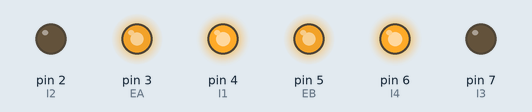
This sketch was run on a simulated Arduino Uno, built with avr-gcc and run on an emulated ATmega328P. On the bench: output pins drawn as LEDs (lit = HIGH). What the sketch prints to the serial monitor is not drawn.

Above: at 0.1 s.
Timing chart, 0 to 1.6 s (numbered marks = the images above):
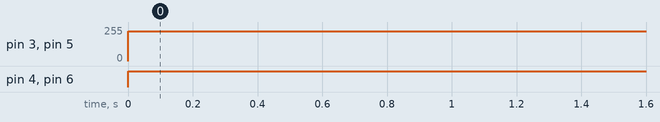

Measured:
- by itself, pin 3 (EA), pin 5 (EB): 0/255 → 225/255 at 0.00 s
- by itself, pin 4 (I1), pin 6 (I4): LOW → HIGH at 0.00 s

The sketch:

EncoderAndMotors_copy_20240202094507.ino
```cpp
// (licence header left out)
// Encoder Variables
const byte SIGNALEFT_A = 13;
const byte SIGNALEFT_B = 12;
const byte SIGNALRIGHT_A = 11;
const byte SIGNALRIGHT_B = 10;
// Counter to keep track of encoder ticks [integer]
volatile long encoder_ticksLEFT = 0;
// Counter to keep track of delta ticks [integer]
volatile long delta_ticksLEFT = 0;
// Counter to keep track of the last number of ticks [integer]
long encoder_ticks_lastLEFT = 0;
// Counter to keep track of encoder ticks [integer]
volatile long encoder_ticksRIGHT = 0;
// Counter to keep track of delta ticks [integer]
volatile long delta_ticksRIGHT = 0;
// Counter to keep track of the last number of ticks [integer]
long encoder_ticks_lastRIGHT = 0;
// This function is called when SIGNALEFT_A goes HIGH
//Encoder Variables


int EA = 3; // Wheel PWM pin (must be a PWM pin)
int I1 = 4; // Wheel direction digital pin 1
int I2 = 2; // Wheel direction digital pin 2
int EB = 5; // Wheel PWM pin (must be a PWM pin)
int I3 = 7; // Wheel direction digital pin 1
int I4 = 6; // Wheel direction digital pin
const int u = 255; //Wheel spd

int leftSpeed = 0;
int rightSpeed = 0;
int baseSpeedLeft = 225;
int baseSpeedRight = 225;
double accError;


//This function changes whenever the left encoder changes
void decodeEncoderTicksLeft()
{
    if (digitalRead(SIGNALEFT_B) == LOW) {
        // SIGNALEFT_B is LOW, decrement left encoder ticks
        encoder_ticksLEFT--;
    } else {
        // SIGNALEFT_B is HIGH, increment left encoder ticks
        encoder_ticksLEFT++;
    }
}

//This function changes whenever the right encoder changes
void decodeEncoderTicksRight()
{
    if (digitalRead(SIGNALRIGHT_B) == LOW) {
        // SIGNALRIGHT_B is LOW, decrement right encoder ticks
        encoder_ticksRIGHT--;
    } else {
        // SIGNALRIGHT_B is HIGH, increment right encoder ticks
        encoder_ticksRIGHT++;
    }
}

int LeftWheelSpeed() {

    int deltaLeft = encoder_ticksLEFT - encoder_ticks_lastLEFT;
    encoder_ticks_lastLEFT = encoder_ticksLEFT; // Update the last tick count for the next calculation

    return deltaLeft; // Returns positive for forward, negative for backward
}

int RightWheelSpeed() {


    int deltaRight = -1*(encoder_ticksRIGHT - encoder_ticks_lastRIGHT);
    encoder_ticks_lastRIGHT = encoder_ticksRIGHT; // Update the last tick count for the next calculation

    return deltaRight; // Returns positive for forward, negative for backward
}


void leftwheeldrive(int spd, int drc){
  if (drc < 0)
    {
      digitalWrite(I3, HIGH);
      digitalWrite(I4, LOW);
    }
  else
    {
      digitalWrite(I3, LOW);
      digitalWrite(I4, HIGH);
    }
  analogWrite(EB, spd);
}

void rightwheeldrive(int spd, int drc) // speed btw 0 -255
{
  if (drc > 0)
    {
      digitalWrite(I1, HIGH);
      digitalWrite(I2, LOW);
    }
  else
    {
      digitalWrite(I1, LOW);
      digitalWrite(I2, HIGH);
    }
  analogWrite(EA, spd);
}

//Encoder stop
void Stop() {
    // Apply initial braking power
    leftwheeldrive(200, -1);
    rightwheeldrive(200, -1);

    // Continuously monitor wheel speed and adjust braking as necessary
    while (true) {
        int leftSpeed = LeftWheelSpeed();
        int rightSpeed = RightWheelSpeed();

        // Check if both wheels have approximately stopped
        if (abs(leftSpeed) <= 1 && abs(rightSpeed) <= 1) {
            break; // Exit the loop if both wheels are nearly stopped
        }
    }

    // Fully stop the motors
    leftwheeldrive(0, 0);
    rightwheeldrive(0, 0);

encoder_ticksLEFT = 0;
delta_ticksLEFT = 0;
encoder_ticks_lastLEFT = 0;
encoder_ticksRIGHT = 0;
delta_ticksRIGHT = 0;
encoder_ticks_lastRIGHT = 0;
}


//Encoder Forward
//Encoder Forward
void Forward() {

  leftSpeed = LeftWheelSpeed();
  rightSpeed = RightWheelSpeed();

/*
  Serial.println(leftSpeed);
  Serial.print("   ");
  Serial.print(rightSpeed);
  Serial.println();
  */


    float Kp = 0.5;     // Proportional gain for the controller
    double Kpi = 0.03;

    int speedDifference = leftSpeed - rightSpeed;


    Serial.print(leftSpeed);
    Serial.print(",");
    Serial.print(rightSpeed);
    Serial.print(",");
    Serial.print(speedDifference);
    Serial.println();


    accError = constrain(accError + speedDifference, -5, 5);


    double accErrorAdjustLeft = -Kpi*accError;
    double accErrorAdjustRight = Kpi*accError;


    // Calculate the adjustment factor for each motor
    double adjustLeft = -Kp * speedDifference;
    double adjustRight = Kp * speedDifference;


    // Calculate the new speeds ensuring they remain within 0-255 range
    int newLeftSpeed = constrain(baseSpeedLeft + adjustLeft + accErrorAdjustLeft, 150, 255);
    int newRightSpeed = constrain(baseSpeedRight + adjustRight + accErrorAdjustRight, 150, 255);


    // Apply the new speeds to the motors, in forward direction
    leftwheeldrive(newLeftSpeed, 1);  // Left wheel forward
    rightwheeldrive(newRightSpeed, 1); // Right wheel forward


    baseSpeedLeft = newLeftSpeed;
    baseSpeedRight = newRightSpeed;
}


//Encoder Reverse
void Reverse() {
    int baseSpeed = 200; // Base speed for the motors
    float Kp = 0.5;     // Proportional gain for the controller
    int leftSpeed = LeftWheelSpeed();
    int rightSpeed = RightWheelSpeed();
    int speedDifference = leftSpeed - rightSpeed;

    // Calculate the adjustment factor for each motor
    int adjustLeft = -Kp * speedDifference;
    int adjustRight = Kp * speedDifference;

    // Calculate the new speeds ensuring they remain within 0-255 range
    int newLeftSpeed = constrain(baseSpeed + adjustLeft, 0, 255);
    int newRightSpeed = constrain(baseSpeed + adjustRight, 0, 255);

    // Apply the new speeds to the motors, but in reverse
    //leftwheeldrive(newLeftSpeed, -1);
    leftwheeldrive(200, -1);  // Left wheel backward
    rightwheeldrive(newRightSpeed, -1);
}

//Turn left Encoder
void TurnLeft(int turnTicks) {
    long initialLeftTicks = encoder_ticksLEFT;
    long initialRightTicks = encoder_ticksRIGHT;

    leftwheeldrive(200, -1);  // Left wheel backward
    rightwheeldrive(200, 1);  // Right wheel forward

    while(abs(encoder_ticksLEFT - initialLeftTicks) < turnTicks &&
          abs(encoder_ticksRIGHT - initialRightTicks) < turnTicks) {
        // Wait for the wheels to reach the desired encoder ticks
    }

    Stop(); // Stop the wheels after turning
}

//Turn Right Encoder
void TurnRight(int turnTicks) {
    long initialLeftTicks = encoder_ticksLEFT;
    long initialRightTicks = encoder_ticksRIGHT;

    leftwheeldrive(200, 1);  // Left wheel forward
    rightwheeldrive(200, -1); // Right wheel backward

    while(abs(encoder_ticksLEFT - initialLeftTicks) < turnTicks &&
          abs(encoder_ticksRIGHT - initialRightTicks) < turnTicks) {
        // Wait for the wheels to reach the desired encoder ticks
    }

    Stop(); // Stop the wheels after turning
}


void setup()
{
    // Open the serial port at 9600 bps
    Serial.begin(9600);

//ENCODER
    // Set the pin modes for the Left wheel encoders
    pinMode(SIGNALEFT_A, INPUT);
    pinMode(SIGNALEFT_B, INPUT);
     // Set the pin modes for the right wheel encoders
    pinMode(SIGNALRIGHT_A, INPUT);
    pinMode(SIGNALRIGHT_B, INPUT);
    // Every time SIGNAL_A goes HIGH, this is a pulse
    attachInterrupt(digitalPinToInterrupt(SIGNALEFT_A), decodeEncoderTicksLeft, RISING);
    // Every time SIGNAL_A goes HIGH, this is a pulse
    attachInterrupt(digitalPinToInterrupt(SIGNALRIGHT_A), decodeEncoderTicksRight, RISING);
//ENCODER

//MOTOR CONFIGURE
  pinMode(EA, OUTPUT);
  pinMode(I1, OUTPUT);
  pinMode(I2, OUTPUT);
  pinMode(EB, OUTPUT);
  pinMode(I3, OUTPUT);
  pinMode(I4, OUTPUT);

//MOTOR CONFIGURE


}


void loop() {


  Forward();


}


/*
void loop() {
    if (Serial.available() > 0) {
        char command = Serial.read(); // Read the incoming command

        switch (command) {
            case 'F': // Forward
                Forward();
                delay
                break;
            case 'B': // Backward
                Reverse();
                break;
            case 'L': // Turn Left
                TurnLeft(10000); // Adjust 100 to your specific turning requirement
                break;
            case 'R': // Turn Right
                TurnRight(10000); // Adjust 100 to your specific turning requirement
                break;
            case 'S': // Stop
                Stop();
                break;
            default:
                // Optional: Handle unknown commands
                break;
        }
    }

}

*/
```
